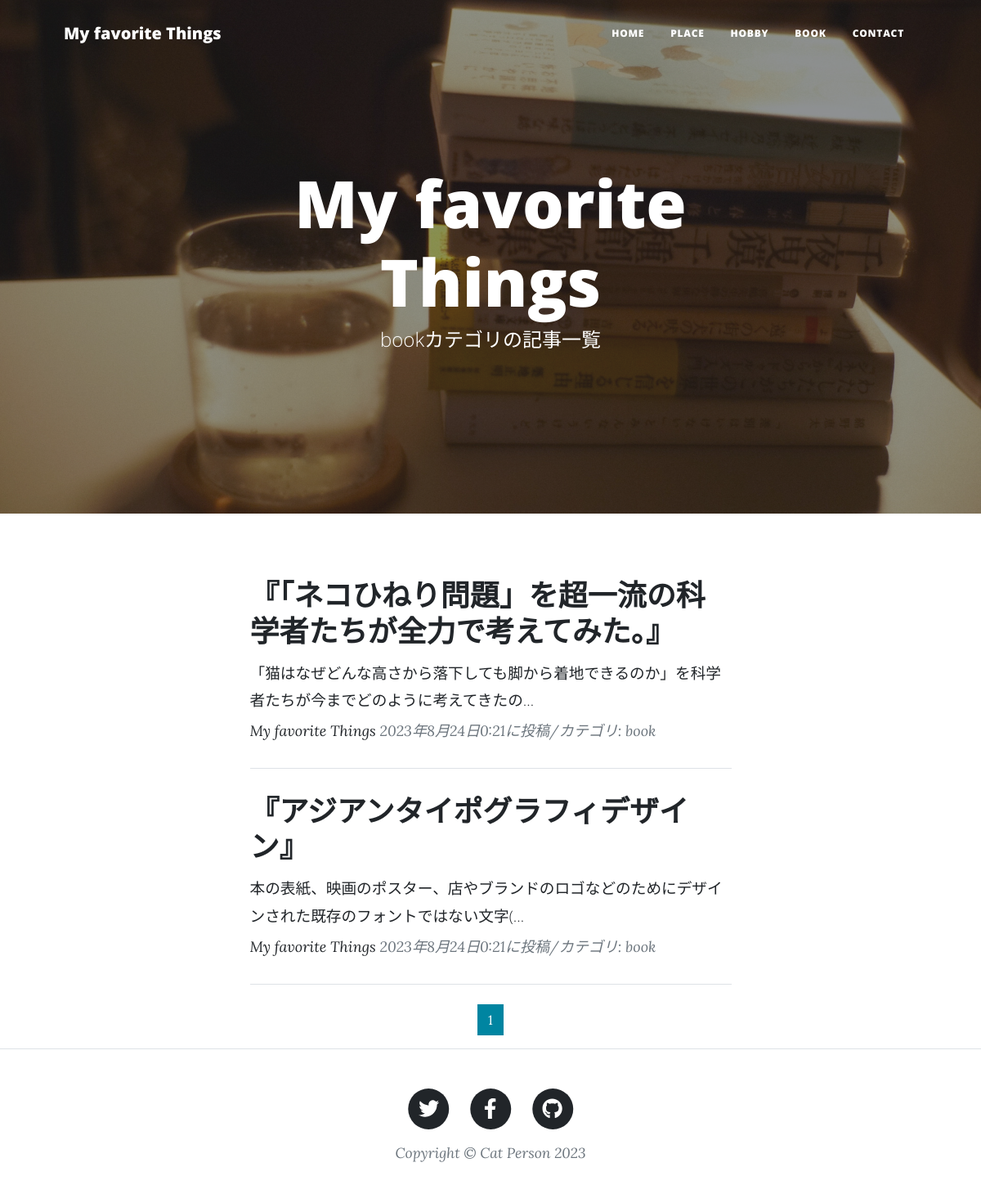
The page /book-list/ on the database its author committed.
### blogapp/models.py (models this page shows, shortened)
class BlogPost(models.Model):
    CATEGORY=(('place', '場所'),
              ('hobby', '趣味'),
              ('book', '本'))
    title=models.CharField(
        verbose_name='タイトル',
        max_length=200
    )
    content=models.TextField(
        verbose_name='本文'
    )
    posted_at=models.DateTimeField(
        verbose_name='投稿日時',
        auto_now_add=True
    )
    category=models.CharField(
        verbose_name='カテゴリ',
        max_length=50,
        choices=CATEGORY
    )

### blogapp/views.py (the view)
class BookView(ListView):
    template_name='book_list.html'
    model=BlogPost
    context_object_name='book_records'
    queryset=BlogPost.objects.filter(
        category='book').order_by('-posted_at')
    paginate_by=2

### blogapp/templates/book_list.html (shortened to what this page needs)
{% extends 'base.html' %}
{% load static %}
{% block header %}
<header class="masthead"
        style="background-image: url({% static 'assets/img/books.JPEG'%})">
    <div class="container position-relative px-4 px-lg-5">
        <div class="row gx-4 gx-lg-5 justify-content-center">
            <div class="col-md-10 col-lg-8 col-xl-7">
                <div class="site-heading">
                    <h1>My favorite Things</h1>
                    <span class="subheading">bookカテゴリの記事一覧</span>
                </div>
            </div>
        </div>
    </div>
</header>
{% endblock %}
{% block contents %}
<div class="container px-4 px-lg-5">
    <div class="row gx-4 gx-lg-5 justify-content-center">
        <div class="col-md-10 col-lg-8 col-xl-7">
            {% for record in book_records %}
            <div class="post-preview">
                <a href="{% url 'blogapp:blog_detail' record.pk %}">
                    <h2 class="post-title">{{record.title}}</h2>
                    <h3 class="post-subtitle">
                        <span style="font-size : 14pt">{{record.content|truncatechars:50}}
                        </span>
                    </h3>
                </a>
                <p class="post-meta">
                    <a href="#!">My favorite Things</a>
                    {{record.posted_at}}に投稿/カテゴリ:
                    {{record.category}}
                </p>
            </div>
            <hr class="my-4" />
            {% endfor %}
            {% include "pagination.html" %}
        </div>
    </div>
</div>
{% endblock %}

### rows shown on the page
BlogPost: title "『「ネコひねり問題」を超一流の科学者たちが全力で考えてみた。』", content "「猫はなぜどんな高さから落下しても脚から着地できるのか」を科学者たちが今までどのように考えてきたの…", posted_at "2023年8月24日0:21", category "book"
BlogPost: title "『アジアンタイポグラフィデザイン』", content "本の表紙、映画のポスター、店やブランドのロゴなどのためにデザインされた既存のフォントではない文字(…", posted_at "2023年8月24日0:21", category "book"

### other values the page prints
{{ num }} "1"
